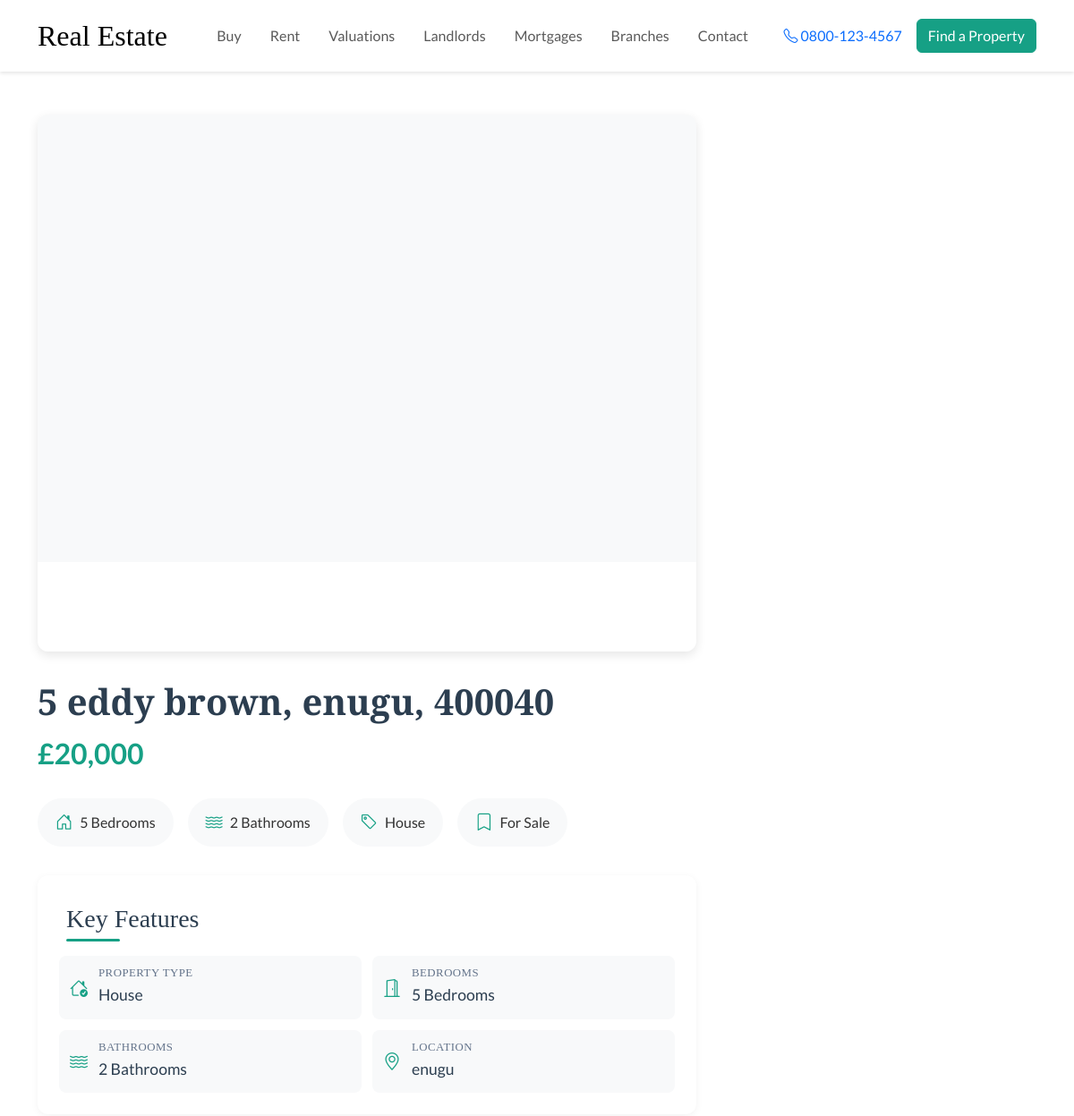
/properties/5-eddy-brown-enugu-400040/ (upper part), run on an earlier commit of the app's database.
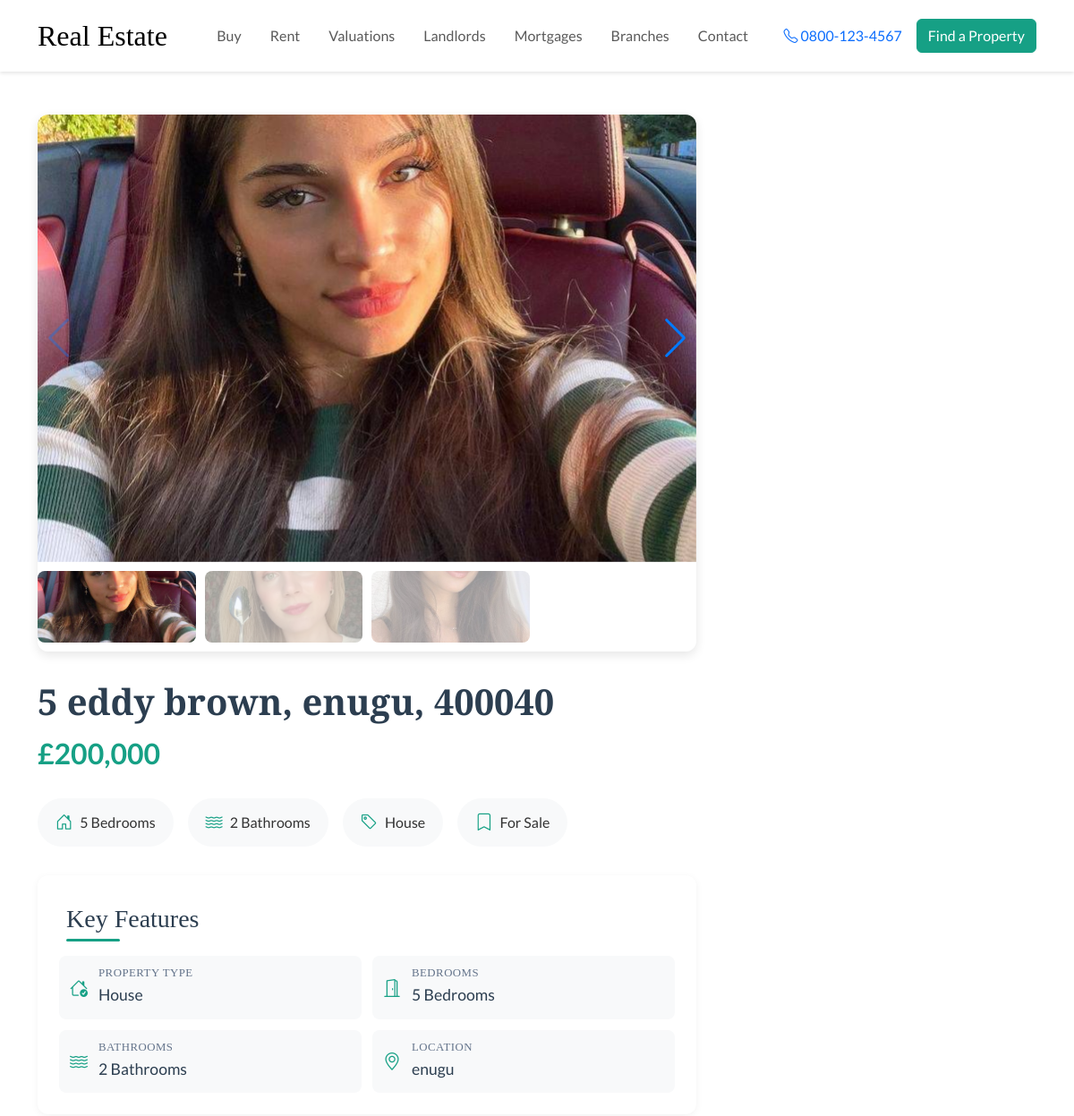
And on a later commit of the database.
### property/models.py (models this page shows, shortened)
class Property(models.Model):
    PROPERTY_TYPES = [
        ('house', 'House'),
        ('apartment', 'Apartment'),
        ('villa', 'Villa'),
        ('land', 'Land'),
        ('commercial', 'Commercial'),
    ]
    LISTING_TYPES = [
        ('sale', 'For Sale'),
        ('rent', 'For Rent'),
    ]
    street_address = models.CharField(max_length=255, null=True, blank=True, help_text="Street number and name")
    city = models.CharField(max_length=100, null=True, blank=True, help_text="City/Town")
    state = models.CharField(max_length=100, null=True, blank=True, help_text="State/County/Region")
    postal_code = models.CharField(max_length=10, null=True, blank=True, help_text="Postal/ZIP Code")
    description = models.TextField()
    price = models.DecimalField(max_digits=12, decimal_places=2, help_text="Asking price if for sale, monthly rent if for rent")
    floor_plan_image = models.ImageField(upload_to='properties/floor_plans/%Y/%m/%d/', blank=True, null=True)
    epc_image = models.ImageField(upload_to='properties/epc/%Y/%m/%d/', blank=True, null=True)
    bedrooms = models.PositiveIntegerField(null=True, blank=True)
    bathrooms = models.PositiveIntegerField(null=True, blank=True)
    property_type = models.CharField(max_length=20, choices=PROPERTY_TYPES)
    listing_type = models.CharField(max_length=10, choices=LISTING_TYPES)
    property_status = models.CharField(max_length=20, choices=[
        ('available', 'Available'),
        ('sold', 'Sold'),
        ('rented', 'Rented'),
        ('under_offer', 'Under Offer'),    ], default='available')
    slug = models.SlugField(unique=True)
    featured = models.BooleanField(default=False)
    created_at = models.DateTimeField(auto_now_add=True)
    updated_at = models.DateTimeField(auto_now=True)
    class Meta:
        verbose_name_plural = 'Properties'
        ordering = ['-created_at']
    @property
    def title(self):
        return f"{self.street_address}, {self.city}, {self.postal_code}"

class PropertyImage(models.Model):
    property = models.ForeignKey(Property, on_delete=models.CASCADE, related_name='images')
    image = models.ImageField(upload_to='properties/%Y/%m/%d/')
    is_primary = models.BooleanField(default=False)
    created_at = models.DateTimeField(auto_now_add=True)
    class Meta:
        ordering = ['-is_primary', 'created_at']

### property/views.py (the view, shortened to what this page needs)
# urls.py: path('<slug:slug>/', views.property_detail, name='property_detail'),
def property_detail(request, slug):
    property = get_object_or_404(Property, slug=slug)
    address = f"{property.street_address}, {property.city}, {property.postal_code}"
    coordinates = get_coordinates(address)
    map_html = None
    context = {
        'property': property,
        'map_html': map_html,
    }
    return render(request, 'property/property_detail.html', context)

### property/views.py (called while the page is built)
def get_coordinates(address):
    try:
        url = f"https://nominatim.openstreetmap.org/search?format=json&q={quote(address)}"
        headers = {'User-Agent': 'RealEstate/1.0'}  # Nominatim requires a User-Agent
        response = requests.get(url, headers=headers)
        data = response.json()
        if data:
            return float(data[0]['lat']), float(data[0]['lon'])
        return None
    except Exception:
        return None

### templates/property/property_detail.html (shortened to what this page needs)
{% extends 'base.html' %}
{% load static %}
{% load humanize %}
{% block extra_css %}
<link rel="stylesheet" href="https://cdn.jsdelivr.net/npm/swiper@8/swiper-bundle.min.css">
<link rel="stylesheet" href="https://cdn.jsdelivr.net/npm/@fancyapps/ui@5.0/dist/fancybox/fancybox.css">
<link rel="stylesheet" href="https://cdn.jsdelivr.net/npm/bootstrap-icons@1.11.0/font/bootstrap-icons.css">
{% endblock %}
{% block content %}
<div class="container py-5">
    <div class="row">
        <div class="col-lg-8">
            <div class="gallery-container">
                <div class="swiper main-swiper">
                    <div class="swiper-wrapper">
                        {% for image in property.images.all %}
                        <div class="swiper-slide">
                            <a href="{{ image.image.url }}" data-fancybox="gallery">
                                <img src="{{ image.image.url }}" alt="Property image {{ forloop.counter }}">
                            </a>
                        </div>
                        {% endfor %}
                    </div>
                    <div class="swiper-button-next"></div>
                </div>
                <div class="swiper thumbnail-swiper">
                    <div class="swiper-wrapper">
                        {% for image in property.images.all %}
                        <div class="swiper-slide">
                            <img src="{{ image.image.url }}" alt="Thumbnail {{ forloop.counter }}">
                        </div>
                        {% endfor %}
                    </div>
                </div>
            </div>
            <div class="property-header mb-4">
                <h1 class="property-title">{{ property.title }}</h1>
                <div class="property-price">
                    {% if property.listing_type == 'rent' %}
                    £{{ property.price|floatformat:0|intcomma }} pcm
                    {% else %}
                    £{{ property.price|floatformat:0|intcomma }}
                    {% endif %}
                </div>
                <div class="property-meta">
                    {% if property.bedrooms %}
                    <div class="meta-item">
                        <i class="bi bi-house-door"></i>
                        <span>{{ property.bedrooms }} Bedrooms</span>
                    </div>
                    {% endif %}
                    {% if property.bathrooms %}
                    <div class="meta-item">
                        <i class="bi bi-water"></i>
                        <span>{{ property.bathrooms }} Bathrooms</span>
                    </div>
                    {% endif %}
                    <div class="meta-item">
                        <i class="bi bi-tag"></i>
                        <span>{{ property.get_property_type_display }}</span>
                    </div>
                    <div class="meta-item">
                        <i class="bi bi-bookmark"></i>
                        <span>{{ property.get_listing_type_display }}</span>
                    </div>
                </div>
            </div>
            <div class="section">
                <h2 class="section-title">Key Features</h2>
                <div class="key-features">
                    <div class="row">
                        <div class="feature-card">
                            <i class="bi bi-house-check"></i>
                            <div class="content">
                                <h3>Property Type</h3>
                                <p>{{ property.get_property_type_display }}</p>
                            </div>
                        </div>
                        {% if property.bedrooms %}
                        <div class="feature-card">
                            <i class="bi bi-door-open"></i>
                            <div class="content">
                                <h3>Bedrooms</h3>
                                <p>{{ property.bedrooms }} Bedrooms</p>
                            </div>
                        </div>
                        {% endif %}
                        {% if property.bathrooms %}
                        <div class="feature-card">
                            <i class="bi bi-water"></i>
                            <div class="content">
                                <h3>Bathrooms</h3>
                                <p>{{ property.bathrooms }} Bathrooms</p>
                            </div>
                        </div>
                        {% endif %}
                        <div class="feature-card">
                            <i class="bi bi-geo-alt"></i>
                            <div class="content">
                                <h3>Location</h3>
                                <p>{{ property.city }}</p>
                            </div>
                        </div>
                        </div>
                    </div>
                </div>
            </div>
        </div>
    </div>
{% endblock %}

### templates/base.html (shortened to what this page needs)
<!DOCTYPE html>
<html lang="en">
<head>
    <link href="https://cdn.jsdelivr.net/npm/bootstrap@5.3.0/dist/css/bootstrap.min.css" rel="stylesheet">
    <link rel="stylesheet" href="https://unpkg.com/leaflet@1.9.4/dist/leaflet.css"/>
    {% block extra_css %}{% endblock %}
</head>
<body>    <nav class="navbar navbar-expand-lg navbar-light bg-white sticky-top py-3">
        <div class="container">
            <a class="navbar-brand" href="/">
                <h2 class="m-0" style="font-family: var(--font-heading);">Real Estate</h2>
            </a>
            <div class="collapse navbar-collapse" id="navbarNav">                <ul class="navbar-nav mx-auto">
                    <li class="nav-item px-2">
                        <a class="nav-link" href="{% url 'property:property_search' %}?listing=sale">Buy</a>
                    </li>
                    <li class="nav-item px-2">
                        <a class="nav-link" href="{% url 'property:property_search' %}?listing=rent">Rent</a>
                    </li>
                    <li class="nav-item px-2">
                        <a class="nav-link" href="{% url 'core:request_valuation' %}">Valuations</a>
                    </li>
                    <li class="nav-item px-2">
                        <a class="nav-link" href="#">Landlords</a>
                    </li>
                    <li class="nav-item px-2">
                        <a class="nav-link" href="#">Mortgages</a>
                    </li>
                    <li class="nav-item px-2">
                        <a class="nav-link" href="{% url 'core:branch_list' %}">Branches</a>
                    </li>
                    <li class="nav-item px-2">
                        <a class="nav-link" href="#">Contact</a>
                    </li>
                </ul>
                <div class="d-flex align-items-center">
                    <a href="tel:0800-123-4567" class="text-decoration-none me-3">
                        <i class="bi bi-telephone"></i> 0800-123-4567
                    </a>
                    <a href="{% url 'property:property_search' %}" class="btn btn-primary">
                        Find a Property
                    </a>
                </div>
            </div>
        </div>
    </nav>
    <main>
        {% block content %}
        {% endblock %}
    </main>
</body>
</html>

### templates/base.html (style rules this page uses)
:root { --primary-color: #2C3E50; --accent-color: #16A085; --text-color: #333; --light-bg: #f8f9fa; --font-heading: 'Playfair Display', serif; --font-body: 'Lato', sans-serif; }
body { font-family: var(--font-body); color: var(--text-color); line-height: 1.6; }
h1, h2, h3, h4, h5, h6 { font-family: var(--font-heading); }
.btn-primary { background-color: var(--accent-color); border-color: var(--accent-color); }
.navbar { box-shadow: 0 2px 4px rgba(0,0,0,0.1); }

### templates/property/property_detail.html (style rules this page uses)
.gallery-container { position: relative; background: var(--light-bg); border-radius: 12px; overflow: hidden; margin-bottom: 2rem; box-shadow: 0 4px 12px rgba(0,0,0,0.1); }
.swiper { width: 100%; height: 500px; }
.swiper-slide img { width: 100%; height: 100%; object-fit: cover; }
.thumbnail-swiper { height: 100px; box-sizing: border-box; padding: 10px 0; background: #fff; }
.thumbnail-swiper .swiper-slide { width: 25%; height: 100%; opacity: 0.4; cursor: pointer; transition: opacity 0.3s ease; }
.thumbnail-swiper .swiper-slide-thumb-active { opacity: 1; }
.thumbnail-swiper img { border-radius: 8px; }
.property-title { font-size: 2.5rem; color: var(--primary-color); margin-bottom: 0.5rem; font-weight: 700; }
.property-price { font-size: 2rem; color: var(--accent-color); font-weight: 600; margin-bottom: 1.5rem; }
.property-meta { display: flex; flex-wrap: wrap; gap: 1rem; margin-bottom: 2rem; }
.meta-item { display: flex; align-items: center; gap: 0.5rem; padding: 0.75rem 1.25rem; background: var(--light-bg); border-radius: 50px; font-size: 1rem; transition: transform 0.2s ease; }
.meta-item i { color: var(--accent-color); font-size: 1.2rem; }
.section { margin-bottom: 3rem; padding: 2rem; background: #fff; border-radius: 12px; box-shadow: 0 2px 8px rgba(0,0,0,0.05); }
.section-title { font-size: 1.75rem; color: var(--primary-color); margin-bottom: 1.5rem; font-family: var(--font-heading); position: relative; padding-bottom: 0.5rem; }
.section-title::after { content: ''; position: absolute; bottom: 0; left: 0; width: 60px; height: 3px; background: var(--accent-color); border-radius: 3px; }
.key-features .row { margin: -0.5rem; display: grid; grid-template-columns: repeat(2, 1fr); gap: 0.75rem; }
.feature-card { background: var(--light-bg); padding: 0.75rem; border-radius: 8px; display: flex; align-items: center; gap: 0.75rem; transition: transform 0.2s ease; height: 100%; }
.feature-card i { font-size: 1.25rem; color: var(--accent-color); flex-shrink: 0; }
.feature-card .content { flex: 1; min-width: 0; }
.feature-card h3 { font-size: 0.8rem; color: #64748b; margin-bottom: 0.2rem; text-transform: uppercase; letter-spacing: 0.5px; }
.feature-card p { color: var(--primary-color); margin: 0; font-size: 1.1rem; font-weight: 500; }

What changed in the data, as far as the page shows it:
added PropertyImage: image (picture)
added PropertyImage: image (picture)
added PropertyImage: image (picture)
changed Property "5 eddy brown, enugu, 400040": price "20,000" → "200,000"
